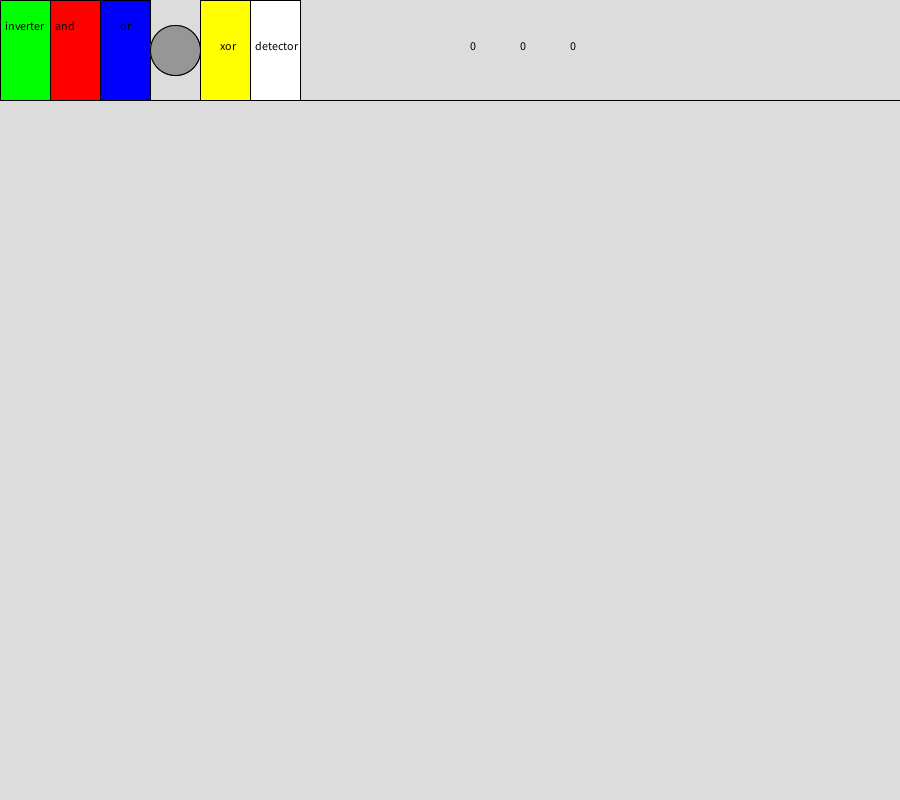
Frame 1 (no input)
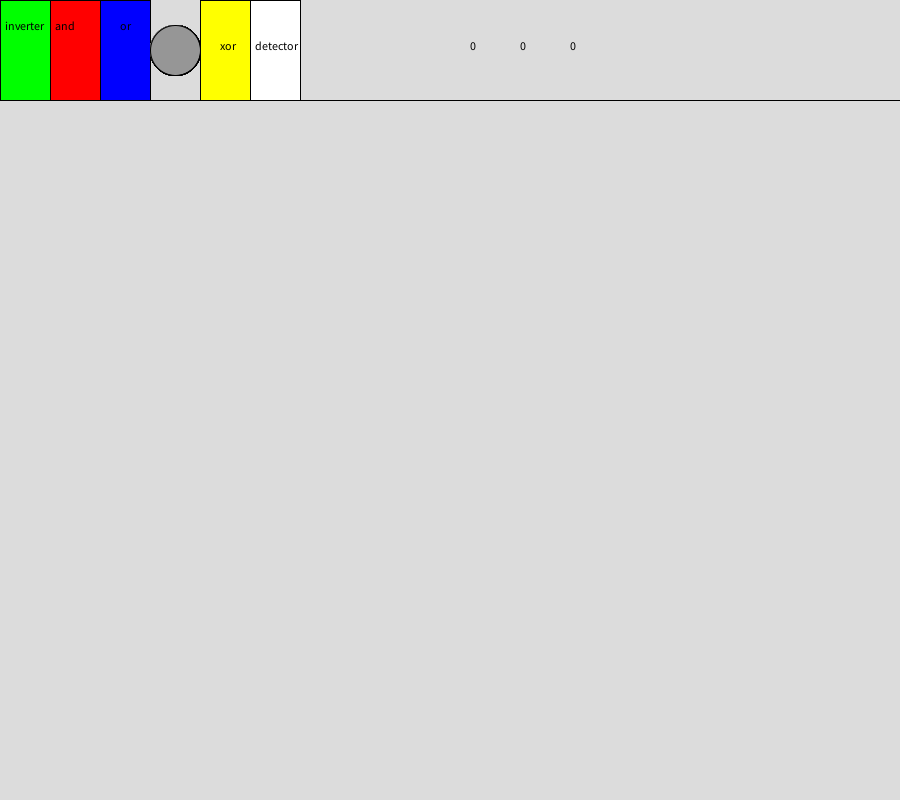
Frame 60 (the mouse pressed at the canvas centre just before this capture)
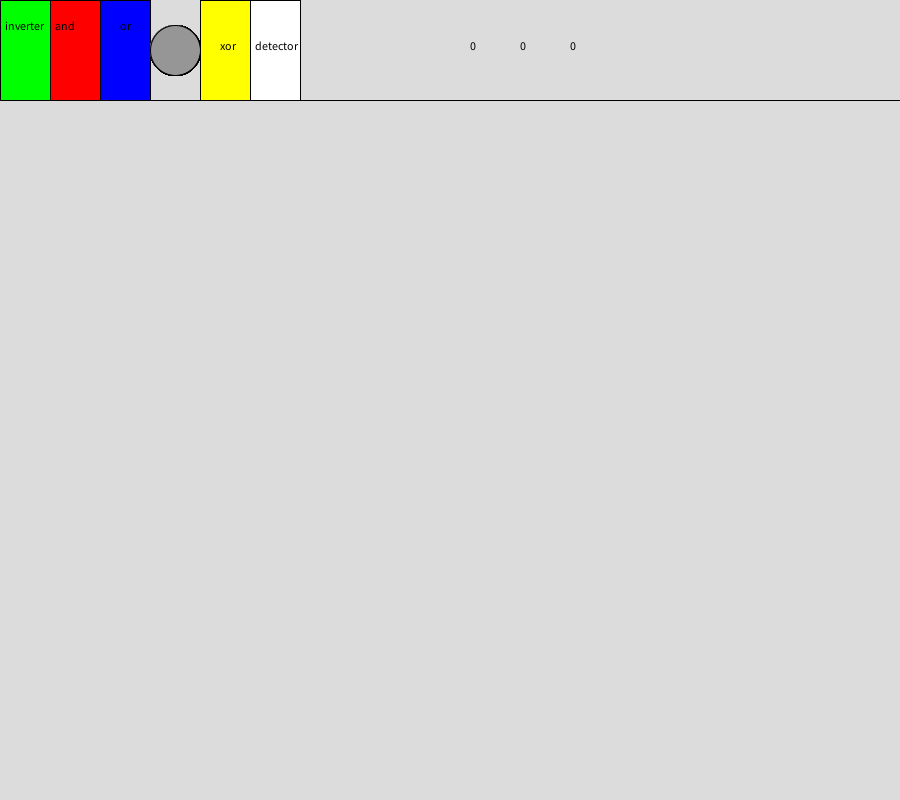
Frame 120 (the mouse held since frame 60 and released just before this capture)

The Processing sketch that drew these frames (run headless with seeded random() and noise(); from frame 60 on, the mouse is pressed at the canvas centre):

// Processing sketch: processing_126733
// ── processing_126733.pde

int type[];
int locx[];
int locy[];
int out[];
int reqa[];
int reqb[];
int i;
int num =2;
boolean presseda[];
boolean go;
int typeb;
int from;
int connecter;
int toa;
int tob;
int bfrom;
int btoa;
int btob;
int sel=-1;
int a=1;
boolean active;
 void setup(){
 size(900,800);
 fill(0);
 background(220);
 type = new int[500] ;
locx = new int [500] ;
locy = new int [500] ;
out = new int [500] ;
reqa = new int [500] ;
reqb = new int [500] ;
presseda= new boolean[30];
line(0,100,1000,100);
fill(0,255,0);
rect(0,0,50,100);
fill(0);
text("inverter",5,30);
fill(255,0,0);
rect(50,0,50,100);
fill(0);
text("and",55,30);
fill(0,0,255);
rect(100,0,50,100);
fill(0);
text("or",120,30);
 
fill(150);
ellipse(175,50,50,50);
fill(0);
text("button",160,50);
 
fill(255,255,0);
rect(200,0,50,100);
fill(0);
text("xor",220,50);
 
fill(255,255,255);
rect(250,0,50,100);
fill(0);
text("detector",255,50);
 
out[0]=0;
out[1]=1;
 
         typeb = 1;
fill(0);
text(from,470,50);
stroke(0);
 
fill(0);
text(toa,520,50);
stroke(0);
 
fill(0);
text(tob,570,50);
stroke(0);
 
}
 void draw(){
   for(i=0;i<num;i++){
     if(locx[i]==0 && locy[i]==0){}
   else{
     if(type[i]==1){
   inverter();}
  
 if(type[i]==2){
 and();
 }
 if(type[i]==3){
 or();}
  if(type[i]==5){
 xor();}
 if(type[i]==6){
 det();}
 }}
  
 buttont(0,0,50,100);
 if(presseda[1]==true){
   typeb=1;
 }
 else{}
 buttont(50,0,50,100);
 if(presseda[2]==true){
   typeb=2;
 }
 else{}
 buttont(100,0,50,100);
 if(presseda[3]==true){
   typeb=3;
 }
 else{}
 buttont(150,0,50,100);
 if(presseda[4]==true){
   typeb=4;
 }
 else{}
  buttont(200,0,50,100);
 if(presseda[5]==true){
   typeb=5;
 }
 else{}
   buttont(250,0,50,100);
 if(presseda[6]==true){
   typeb=6;
 }
 else{}
     
 
  if(mouseX>450 && mouseX<500 && mouseY<100){
   sel=0;}
if(mouseX>500 && mouseX<550 && mouseY<100){  
   sel=1;}
 if(mouseX>550 && mouseX<600 && mouseY<100){
   sel=2;}
  
 
 fill(150);
ellipse(175,50,50,50);
fill(0);
 
 
}
  
 void inverter(){
   out[i]=1-out[reqa[i]];
   if (out[i] == 1){
   fill(0,255,0);}
   else{fill(0,127,0);}
   if(locx[i]==0 && locy[i]==0){}
   else{
   rect(locx[i],locy[i],15,15);}
   noStroke();
   fill(220);
   rect(locx[i],locy[i]-11,10,10);
   stroke(0);
   fill(0);
   textSize(10);
   text(i,locx[i],locy[i]-1);
   }
   void and(){
      
     if(locx[i]==0 && locy[i]==0){}
   else{
   if(out[reqa[i]] == 1 && out[reqb[i]] ==1){
     out[i]=1;}
     else{out[i] =0;}
     fill(200+((255-200)*out[i]),0,0);
     rect(locx[i],locy[i],15,15);
        noStroke();
   fill(220);
   rect(locx[i],locy[i]-11,10,10);
   stroke(0);
      fill(0);
   textSize(10);
   text(i,locx[i],locy[i]-1);
 }}
  
    void or(){
      
     if(locx[i]==0 && locy[i]==0){}
   else{
   if(out[reqa[i]] == 1 || out[reqb[i]] ==1){
     out[i]=1;}
     else{out[i] =0;}
     fill(30,30,150+(105*out[i]));
     rect(locx[i],locy[i],15,15);
        noStroke();
   fill(220);
   rect(locx[i],locy[i]-11,10,10);
   stroke(0);
      fill(0);
   textSize(10);
   text(i,locx[i],locy[i]-1);
 }}
  
  
     void xor(){
      
     if(locx[i]==0 && locy[i]==0){}
   else{
   if((out[reqa[i]] == 1 || out[reqb[i]] ==1) && (!(out[reqa[i]] == 1 && out[reqb[i]] ==1) )){
     out[i]=1;}
     else{out[i] =0;}
     fill(155+100*(out[i]),155+100*(out[i]),0);
     rect(locx[i],locy[i],15,15);
        noStroke();
   fill(220);
   rect(locx[i],locy[i]-11,10,10);
   stroke(0);
      fill(0);
   textSize(10);
   text(i,locx[i],locy[i]-1);
 }}
    
    
   void det(){
      
     if(locx[i]==0 && locy[i]==0){}
   else{
     out[i]=out[reqa[i]]; }
if(out[i]==1){
  fill(255);
     rect(locx[i],locy[i],15,15);
     fill(255,255,0);
     ellipse(locx[i]+7.5,locy[i]+7.5,15,15);
     fill(0,255,255);
     ellipse(locx[i]+7.5,locy[i]+7.5,5,5);}
     else{
       fill(255);
     rect(locx[i],locy[i],15,15);
     fill(0,0,0);
     ellipse(locx[i]+7.5,locy[i]+7.5,15,15);
     fill(0,255,255);
     ellipse(locx[i]+7.5,locy[i]+7.5,5,5);}
        noStroke();
   fill(220);
   rect(locx[i],locy[i]-11,10,10);
   stroke(0);
      fill(0);
   textSize(10);
   text(i,locx[i],locy[i]-1);
 }
    
  void buttons(int gate){
   if( mouseX>locx[gate] && mouseX<(locx[gate]+15) && mouseY>locy[gate] && mouseY<(locy[gate]+15) && mousePressed){
     
   println("true");
      out[gate] = 1-out[gate];
      println(out[gate]);
      println(gate);}    
      fill(255); 
     rect(locx[gate],locy[gate],15,15);
           fill(0);
           textSize(12);
   text(out[gate],locx[gate]+3,locy[gate]+12);
      noStroke();
   fill(220);
   rect(locx[gate],locy[gate]-11,10,10);
   stroke(0);
  fill(0);
   textSize(10);
   text(gate,locx[gate],locy[gate]-1);}
    
    
 
void connect(int connectfrom,int connectto){
reqa[connectfrom]=connectto;
if (connectto>1){
  stroke(255,0,0);
line(locx[connectfrom],locy[connectfrom],(locx[connectto]+15+locx[connectfrom])/2,(locy[connectto]+15+locy[connectfrom])/2);
stroke(0,0,255);
line(locx[connectto]+15,locy[connectto]+15,(locx[connectto]+15+locx[connectfrom])/2,(locy[connectto]+15+locy[connectfrom])/2);
stroke(0);
}
}
void connect(int connectfrom,int connectto, int secondconnect){
reqa[connectfrom]=connectto;
reqb[connectfrom]=secondconnect;
if (connectto>1){
  stroke(255,0,0);
line(locx[connectfrom],locy[connectfrom],(locx[connectto]+15+locx[connectfrom])/2,(locy[connectto]+15+locy[connectfrom])/2);
stroke(0,0,255);
line(locx[connectto]+15,locy[connectto]+15,(locx[connectto]+15+locx[connectfrom])/2,(locy[connectto]+15+locy[connectfrom])/2);
stroke(0);}
if (secondconnect>1){
  stroke(255,0,0);
line(locx[connectfrom]+15,locy[connectfrom],(locx[secondconnect]+15+locx[connectfrom]+15)/2,(locy[secondconnect]+15+locy[connectfrom])/2);
stroke(0,0,255);
line(locx[secondconnect]+15,locy[secondconnect]+15,(locx[secondconnect]+15+locx[connectfrom]+15)/2,(locy[secondconnect]+15+locy[connectfrom])/2);
stroke(0);}}
 
void gate(int style, int x, int y){
  type[num]=style;
  locx[num]=x;
  locy[num]=y;
num++;}
 
  void mousePressed(){
      fill(255);
    rect(850,0,50,100);
    fill(0);
    if(mouseX>850 && mouseX<900 && mouseY<100){
      active=!active;}
    if(active==true){
      text("active",855,50);}
      else{text("inactive",855,50);}
        if (mouseButton==RIGHT){
        gate(typeb,mouseX,mouseY);}
         
     for(i=0;i<500;i++){
       if(type[i]==4){
         buttons(i);}}
 
   if(mouseButton==CENTER) {
       a++;}
  if(active==false){
  if(mouseY>100){
  if(mousePressed){
  if(mouseButton == LEFT){
 for(int i=0;i<500;i++){
 
   if(type[i]==4){
  
           buttons(i);}
       if(locx[i]<mouseX && locy[i]<mouseY && locx[i]+15>mouseX && locy[i]+15>mouseY){
          
          
 
          
         if(a==1){
           toa=i;}
           if(a==2){
           tob=i;}
           if(a==3){
           from=i;}
         a++;
       if(a>3){a=1;}}}}}}}
       textSize(12);
fill(220);
rect(550,0,50,100);
fill(0);
text(from,570,50);
stroke(0);
fill(220);
rect(500,0,50,100);
fill(0);
text(tob,520,50);
stroke(0);
fill(220);
rect(450,0,50,100);
fill(0);
text(toa,470,50);
stroke(0);
 
   }
          
          void buttont(int xl,int yl,int leg, int wid){
   if (mousePressed){
   if (mouseX>xl && mouseX<(xl+leg) && mouseY>yl && mouseY<(yl+wid))
   {presseda[(xl/50)+1]=true;}
   else{presseda[(xl/50)+1]=false;}}}
    
   void keyPressed(){
    textSize(12);
    if (key == 32){
      connect(from,toa,tob);
      bfrom = from;
      btoa = toa;
      btob = tob;
      toa=0;
      tob=0;
      from=0;}
      buttont(450,0,50,100);
     
      if(key == 'c'){
      from=0;
      toa=0;
      tob=0;
    a=1;}
     
       
if(mouseY<100){
if(sel==0){
   if (key>=48){
toa*=10;
toa+=key-48;}}
 
  
   if(sel==1){
if (key>=48){
tob*=10;
tob+=key-48;}}
 
 
 
 
   if(sel==2){
if (key>=48){
from*=10;
from+=key-48;}}
 
if(key=='m'){
  sel++;}
}
fill(220);
rect(550,0,50,100);
fill(0);
text(from,570,50);
stroke(0);
fill(220);
rect(500,0,50,100);
fill(0);
text(tob,520,50);
stroke(0);
fill(220);
rect(450,0,50,100);
fill(0);
text(toa,470,50);
stroke(0);
clean();
 
}
void clean(){
      if (key-48==0){
      for(int i=2;i<500;i++){
type[i]=0;
locx[i]=0;
locy[i]=0;
out[i]=0;
reqa[i]=0;
reqb[i]=0;}
noStroke();
num=2;
fill(220);
  rect(0,101,1000,1000);
  stroke(0);}}
